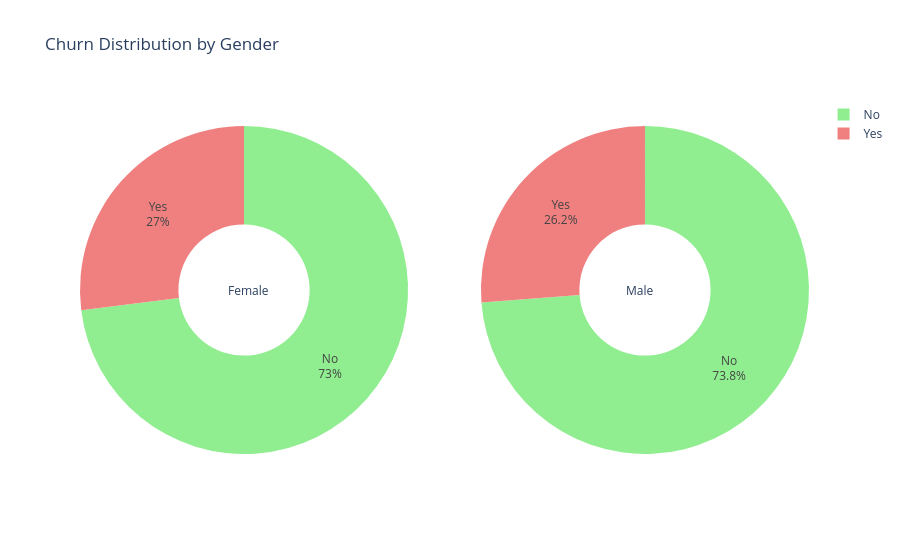

Here is the notebook cell this chart was saved with:
### Code cell
# Get churn distribution by gender
f_labels = df[df["gender"] == "Female"]["Churn"].value_counts()
m_labels = df[df["gender"] == "Male"]["Churn"].value_counts()
colors = ["lightgreen", "lightcoral"]

fig = make_subplots(rows=1, cols=2, specs=[[{'type':'domain'}, {'type':'domain'}]])

fig.add_trace(
    go.Pie(labels=f_labels.index, values=f_labels.values, name="Female"),
    1, 1
)

fig.add_trace(
    go.Pie(labels=m_labels.index, values=m_labels.values, name="Male", marker=dict(colors=colors)),
    1, 2
)

fig.update_traces(hole=0.4, textinfo="label+percent")
fig.update_layout(
    title="Churn Distribution by Gender",
    annotations=[
        dict(text='Female', x=0.20, y=0.5, showarrow=False),
        dict(text='Male', x=0.79, y=0.5, showarrow=False)
    ]
)

fig.show()

### Figure 1 — Plotly figure (JSON) as saved in the notebook; plotly's stock layout.template omitted (floating-point values rounded to 4 significant figures)
{"data": [{"domain": {"x": [0, 0.45], "y": [0, 1]}, "hole": 0.4, "labels": ["No", "Yes"], "name": "Female", "textinfo": "label+percent", "type": "pie", "values": [2544, 939]}, {"domain": {"x": [0.55, 1], "y": [0, 1]}, "hole": 0.4, "labels": ["No", "Yes"], "marker": {"colors": ["lightgreen", "lightcoral"]}, "name": "Male", "textinfo": "label+percent", "type": "pie", "values": [2619, 930]}], "layout": {"annotations": [{"showarrow": false, "text": "Female", "x": 0.2, "y": 0.5}, {"showarrow": false, "text": "Male", "x": 0.79, "y": 0.5}], "title": {"text": "Churn Distribution by Gender"}}}
